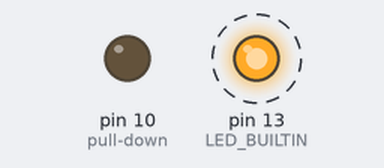
Simulated run of this sketch. Board: Arduino Uno, built with avr-gcc and run on an emulated ATmega328P. On the bench: output pins drawn as LEDs (lit = HIGH). Dashed ring = blinking.

Above: at 0.2 s.
Timing chart, 0 to 3.0 s (numbered marks = the images above):
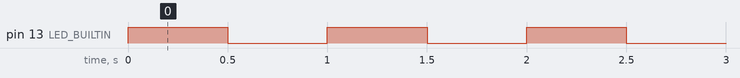

Measured:
- by itself, pin 13 (LED_BUILTIN): alternates HIGH for 0.50 s and LOW for 0.50 s

The sketch:

e2e_latency_bench.ino
```cpp
void setup() {
  pinMode(LED_BUILTIN, OUTPUT);
  digitalWrite(10, LOW);
  pinMode(10, OUTPUT);
}

void loop() {
  digitalWrite(LED_BUILTIN, HIGH);
  pinMode(10, OUTPUT);  // pull-down
  delay(500);
  digitalWrite(LED_BUILTIN, LOW);
  pinMode(10, INPUT);  // floating
  delay(500);
}
```
